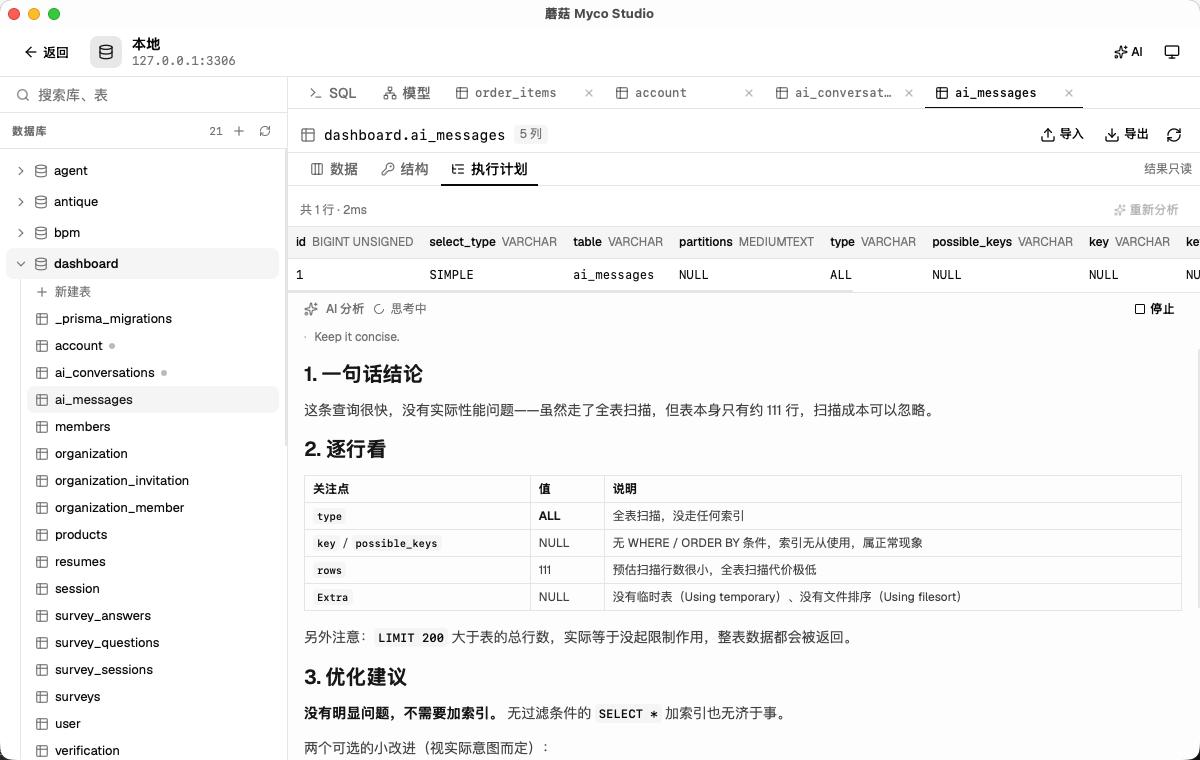
#> input picture images/ai.png, 1200 x 760 px
$ python make-app-icon.py ../images/ai.png ../images/connect.png
#> lines starting #> are read from the running program, lines starting #| are printed output that depends on the picture; after the words box and inside, x2 and y2 are one past the last pixel; in counts of white or black regions, pixels touching at a corner belong together
#!/usr/bin/env python3
"""把一张方形图做成 macOS 风格的应用图标：圆角方 + 透明外边距。

macOS 的 Dock/Finder 不会给图标自动加圆角，圆角必须画在图里，
而且图标画布需要留出外边距（作品占画布的 ~80%），否则会比其他应用显得大一圈。

用法：
    python3 -m pip install Pillow
    python3 scripts/make-app-icon.py logo.png src-tauri/app-icon.png
    npx tauri icon src-tauri/app-icon.png
"""

import sys

from PIL import Image, ImageDraw

CANVAS = 1024  # 图标画布边长
ART = 824  # macOS 图标里圆角方的边长（1024 画布留 100px 边距）
MARGIN = (CANVAS - ART) // 2
RADIUS = round(ART * 0.2237)  # 圆角半径 ≈ 圆角方边长的 22.4%
SUPERSAMPLE = 4  # 超采样倍数，遮罩放大后再缩小以获得平滑边缘


def main(src_path: str, out_path: str) -> None:
#> called with src_path = '../images/ai.png', out_path = '../images/connect.png'
    src = Image.open(src_path).convert("RGBA")
#> src is the input picture: PIL image 1200x760 RGBA; mean R, G, B, A 246.1, 246.1, 246, 255
    # 先按短边居中裁成正方形
    side = min(src.size)
#> side = 760
    left = (src.width - side) // 2
#> left = 220
    top = (src.height - side) // 2
#> top = 0
    art = src.crop((left, top, left + side, top + side)).resize((ART, ART), Image.LANCZOS)
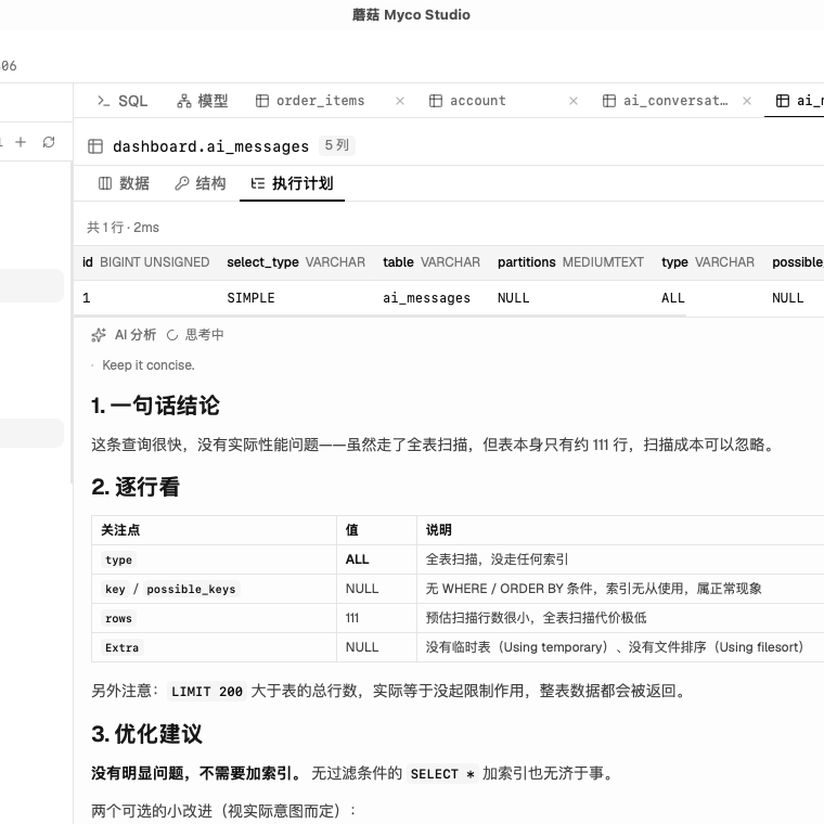
#> art: PIL image 824x824 RGBA; mean R, G, B, A 245.2, 245.2, 245.2, 255

    mask = Image.new("L", (ART * SUPERSAMPLE, ART * SUPERSAMPLE), 0)
#> mask: PIL image 3296x3296 L; every value is 0
    ImageDraw.Draw(mask).rounded_rectangle(
        [0, 0, ART * SUPERSAMPLE - 1, ART * SUPERSAMPLE - 1],
        radius=RADIUS * SUPERSAMPLE,
        fill=255,
    )
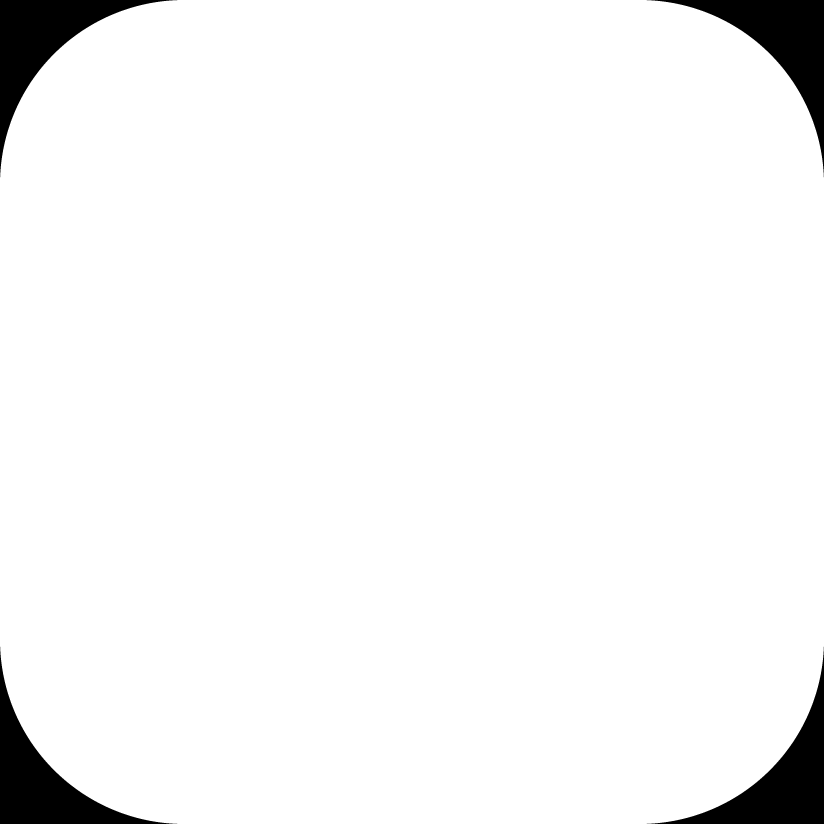
#> mask: PIL image 3296x3296 L (shown at 1/4 size); 95.7% white; 4 black regions, box (x1, y1, x2, y2) and area: (0, 0, 709, 709) 116464, (2587, 0, 3296, 709) 116464, (0, 2587, 709, 3296) 116464, (2587, 2587, 3296, 3296) 116464
    mask = mask.resize((ART, ART), Image.LANCZOS)
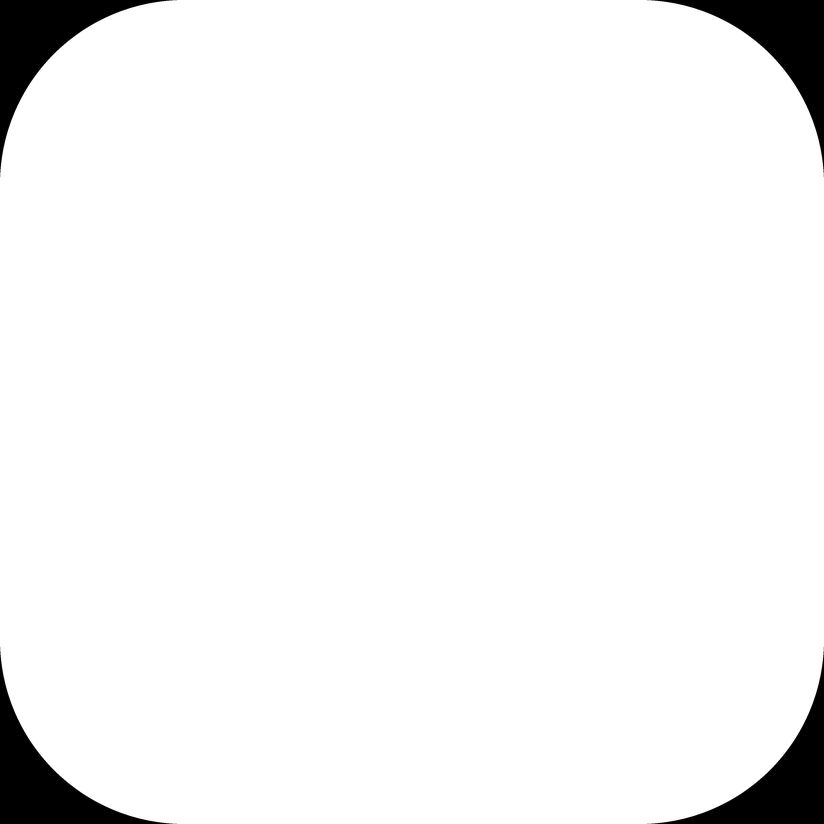
#> mask: PIL image 824x824 L; min 0, max 255, mean 244.1

    out = Image.new("RGBA", (CANVAS, CANVAS), (0, 0, 0, 0))
#> out: PIL image 1024x1024 RGBA; every value is 0
    out.paste(art, (MARGIN, MARGIN), mask)
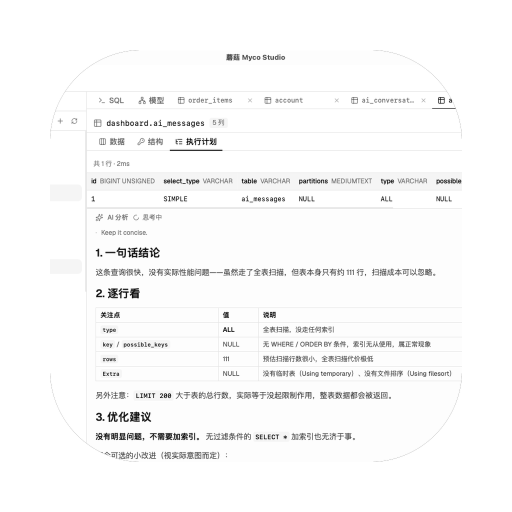
#> out: PIL image 1024x1024 RGBA (shown at 1/2 size); mean R, G, B, A 151.7, 151.7, 151.7, 158; transparent parts drawn white
    out.save(out_path)
    print(f"已生成 {out_path}: {CANVAS}x{CANVAS}，圆角半径 {RADIUS}px，外边距 {MARGIN}px")


if __name__ == "__main__":
    main(sys.argv[1], sys.argv[2])

$ run again, on images/es.png
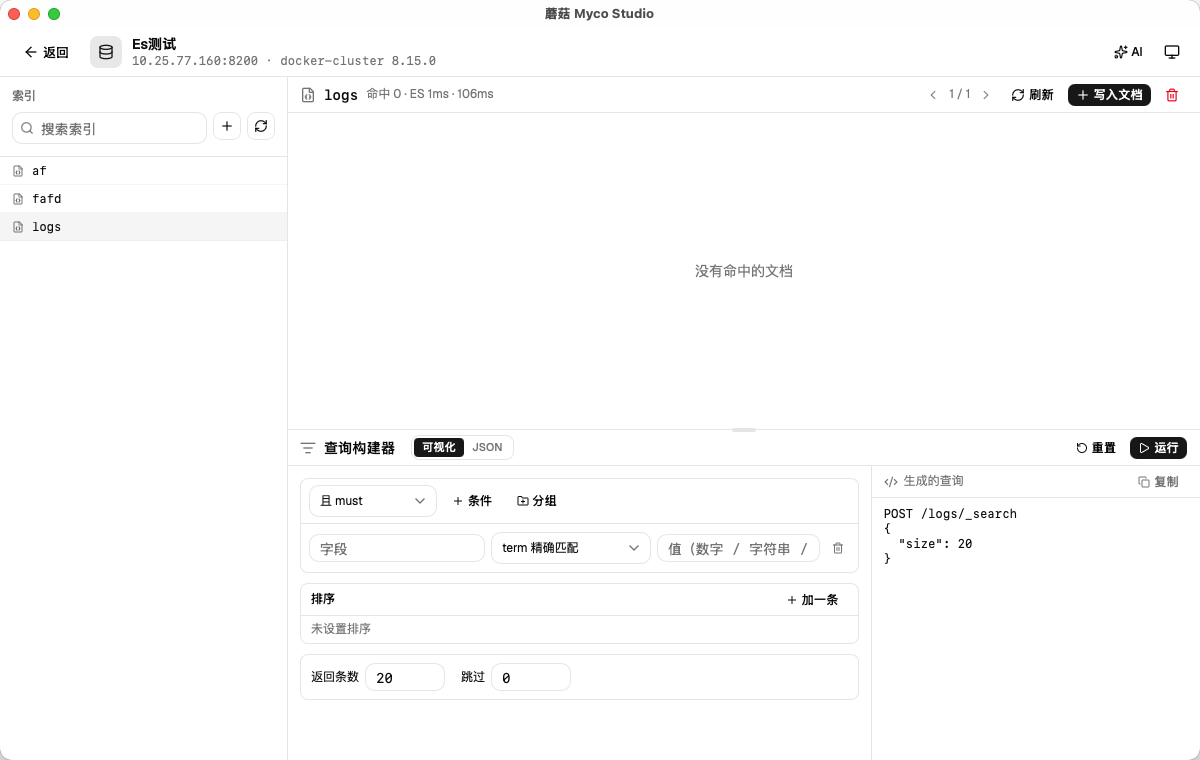
#> input picture images/es.png, 1200 x 760 px
#> in main, src is the input picture: PIL image 1200x760 RGBA; mean R, G, B, A 251.8, 251.8, 251.8, 255
#> in main, `art = src.crop((left, top, left + side, top + side)).resize((ART, ART)..`:
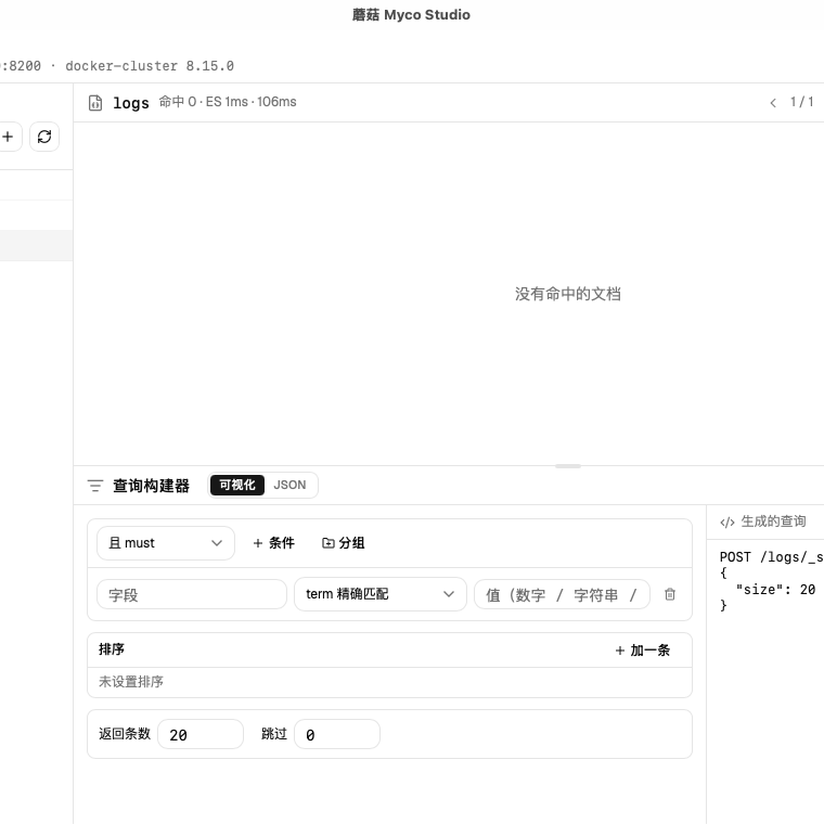
#> art: PIL image 824x824 RGBA; mean R, G, B, A 252.1, 252.1, 252.1, 255
#> in main, `out.paste(art, (MARGIN, MARGIN), mask)`:
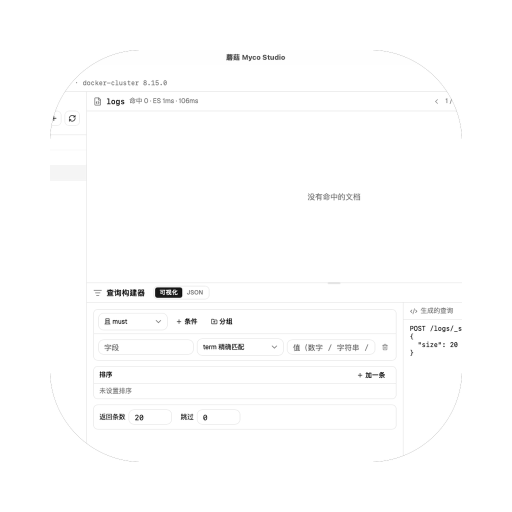
#> out: PIL image 1024x1024 RGBA (shown at 1/2 size); mean R, G, B, A 156.2, 156.2, 156.2, 158; transparent parts drawn white

$ run again, on images/mysqlquery.png
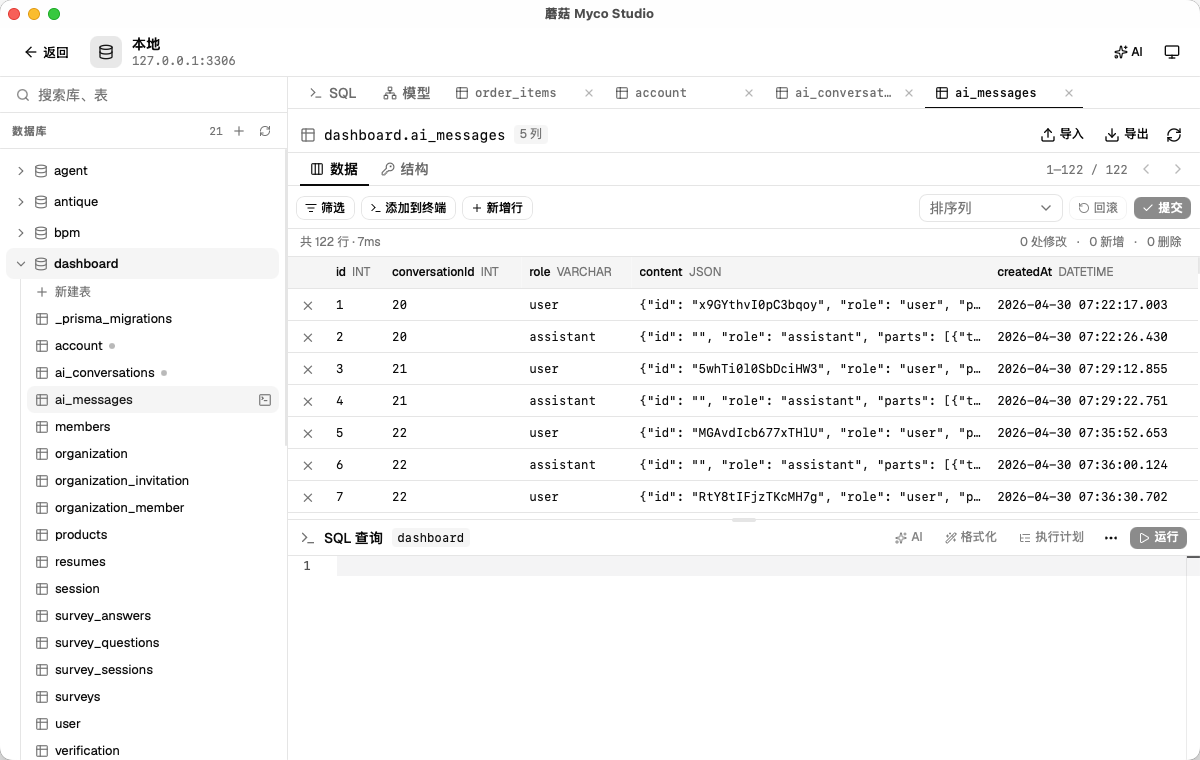
#> input picture images/mysqlquery.png, 1200 x 760 px
#> in main, src is the input picture: PIL image 1200x760 RGBA; mean R, G, B, A 247.5, 247.5, 247.4, 255
#> in main, `art = src.crop((left, top, left + side, top + side)).resize((ART, ART)..`:
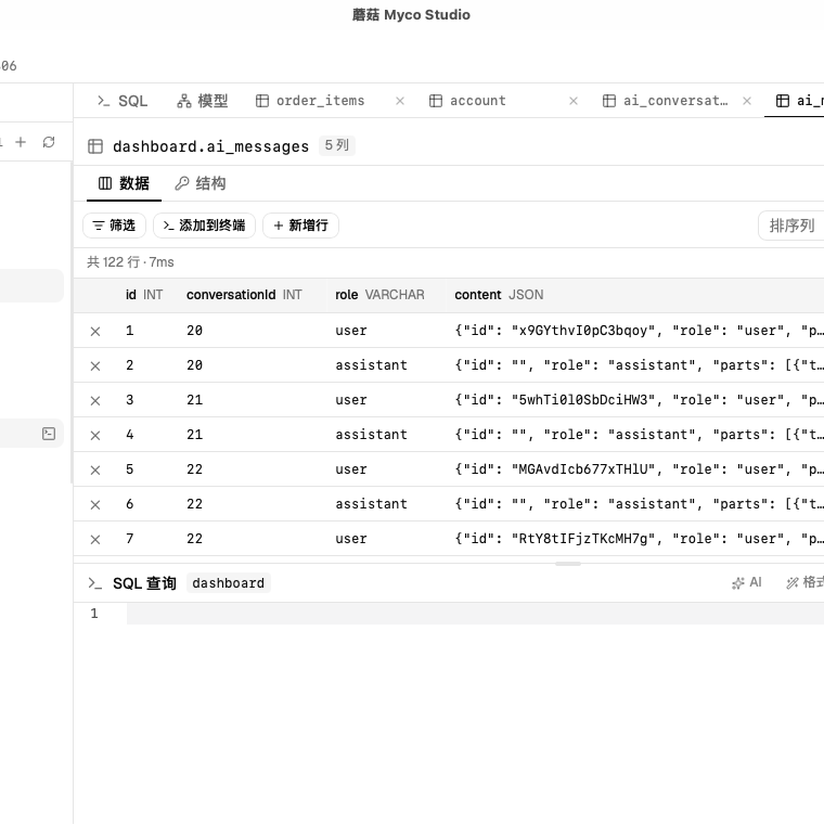
#> art: PIL image 824x824 RGBA; mean R, G, B, A 248.7, 248.7, 248.8, 255
#> in main, `out.paste(art, (MARGIN, MARGIN), mask)`:
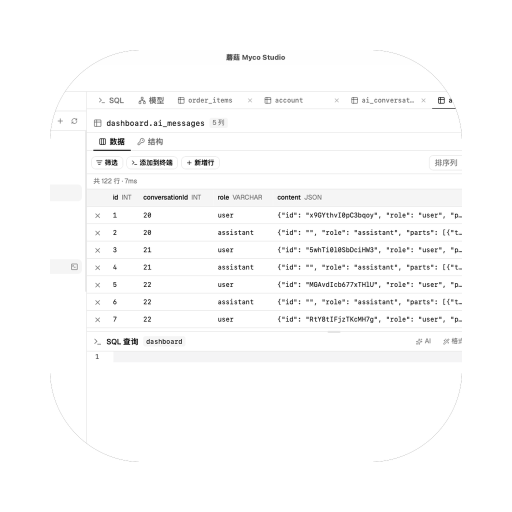
#> out: PIL image 1024x1024 RGBA (shown at 1/2 size); mean R, G, B, A 154, 154, 154, 158; transparent parts drawn white
